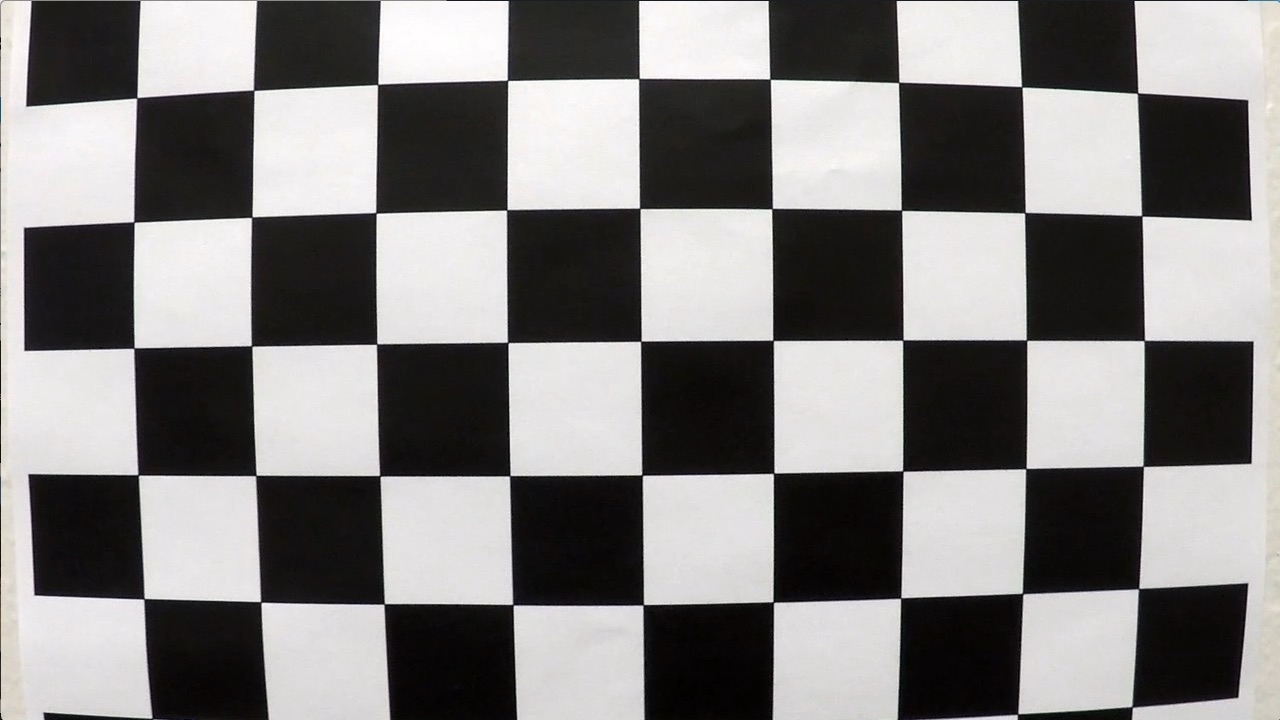
#> input picture img/Udacity/calib/calibration1.jpg, 1280 x 720 px
$ jupyter execute --allow-errors Projekt_Spurerkennung_v2.ipynb   (text cells are left out)
#> lines starting #> are read from the running program, lines starting #| are printed output that depends on the picture; after the words box and inside, x2 and y2 are one past the last pixel; in counts of white or black regions, pixels touching at a corner belong together; pictures that were not available may be replaced by others from this repository, and a replacement may not be noted
[cell 1]
import cv2 as cv
from matplotlib import pyplot as plt
import numpy as np
import os

print('Willkommen beim Projekt "Erkennung von Spurmarkierungen"')

[cell 2]
# einlesen eines Beispielbildes
img1 = cv.cvtColor(cv.imread('./img/Udacity/calib/calibration1.jpg'), cv.COLOR_BGR2RGB)
plt.imshow(img1)
plt.title('Kalibrierungsbild')
plt.show()

[cell 3]
# einlesen eines Beispielbildes
img1 = cv.imread('./img/Udacity/image001.jpg', -1)
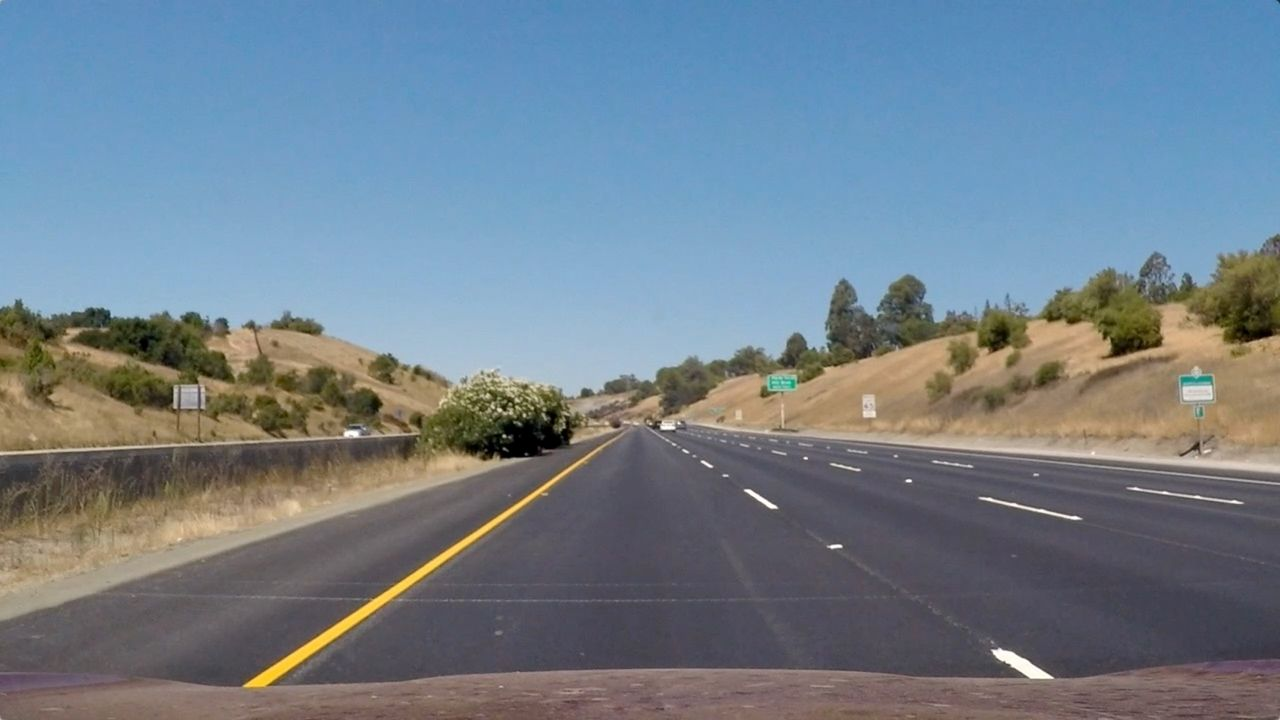
#> input picture img/Udacity/image001.jpg, 1280 x 720 px
#> img1 is the input picture: shape (720, 1280, 3); mean B, G, R 140, 127.8, 113.4
plt.imshow(cv.cvtColor(img1, cv.COLOR_BGR2RGB))
plt.title('Spurmarkierungen')
plt.show()
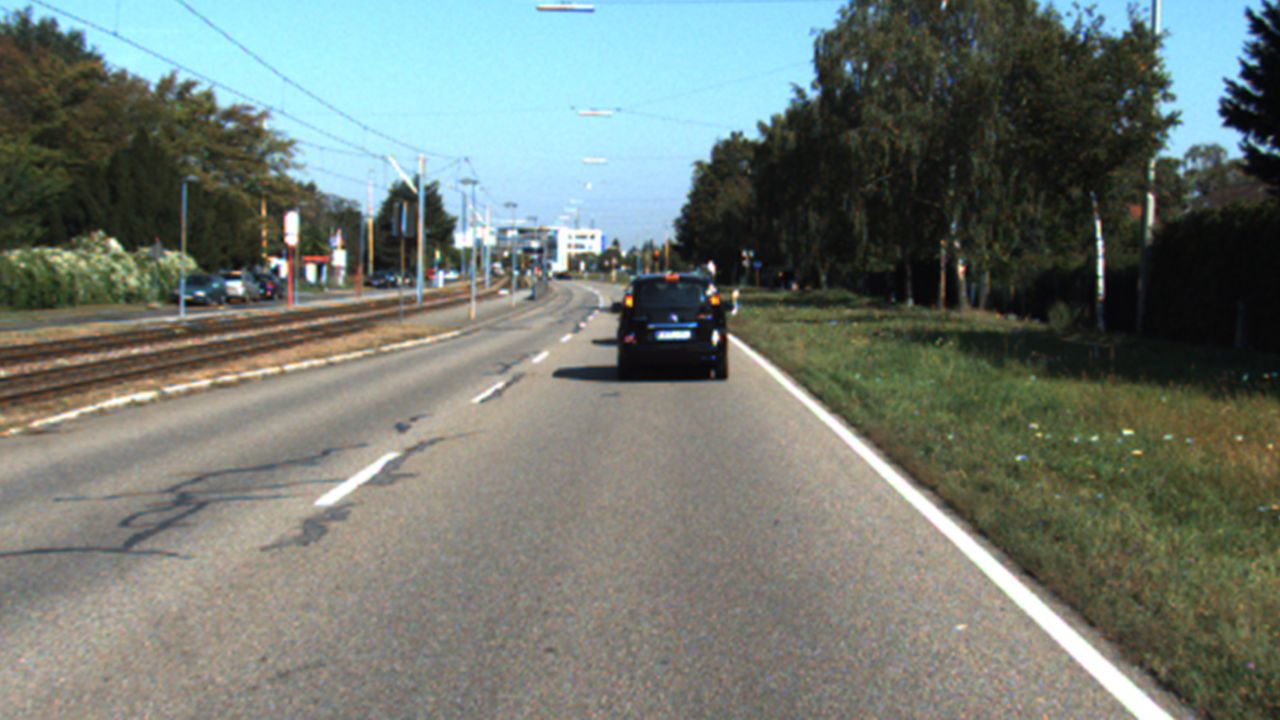
#> input picture img/KITTI/image009.jpg, 1280 x 720 px, given in place of project_video.mp4, which was not available
#> further down, frame is the input picture: shape (720, 1280, 3); mean B, G, R 113.6, 120.7, 112.6

# definieren Sie die für eine Perspektivtransformation notwendigen Quell- und Zielpunkte
#> (the rest of this cell did not finish here and is left out)

[cell 4]
import cv2 as cv
import matplotlib.pyplot as plt
import numpy as np
from time import sleep
from IPython import display

def region_of_interest(img, vertices):
    # Define a blank matrix that matches the image height/width.
    mask = np.zeros_like(img)
    # Retrieve the number of color channels of the image.
    channel_count = img.shape[2]
    # Create a match color with the same color channel counts.
    match_mask_color = (255,) * channel_count

    # Fill inside the polygon
    cv.fillPoly(mask, np.array([vertices],np.int32), match_mask_color)

    # Returning the image only where mask pixels match
    masked_image = cv.bitwise_and(img, mask)
    return masked_image

def process_frame(frame):
    img1_hsv = cv.cvtColor(frame, cv.COLOR_RGB2HSV)
#> img1_hsv: shape (720, 1280, 3); mean H, S, V 76.3, 57.9, 128.3
    #plt.imshow(frame)
    #plt.show()

    height = len(img1_hsv)
#> height = 720
    width = len(img1_hsv[0])
#> width = 1280

    region_of_interest_vertices = [[0, height],[width / 2, height / 2],[width, height],]
#> region_of_interest_vertices = [[0, 720], [640, 360], [1280, 720]]

    img1_hsv = region_of_interest(img1_hsv, region_of_interest_vertices)
#> in region_of_interest, `cv.fillPoly(mask, np.array([vertices],np.int32), match_mask_color)`:
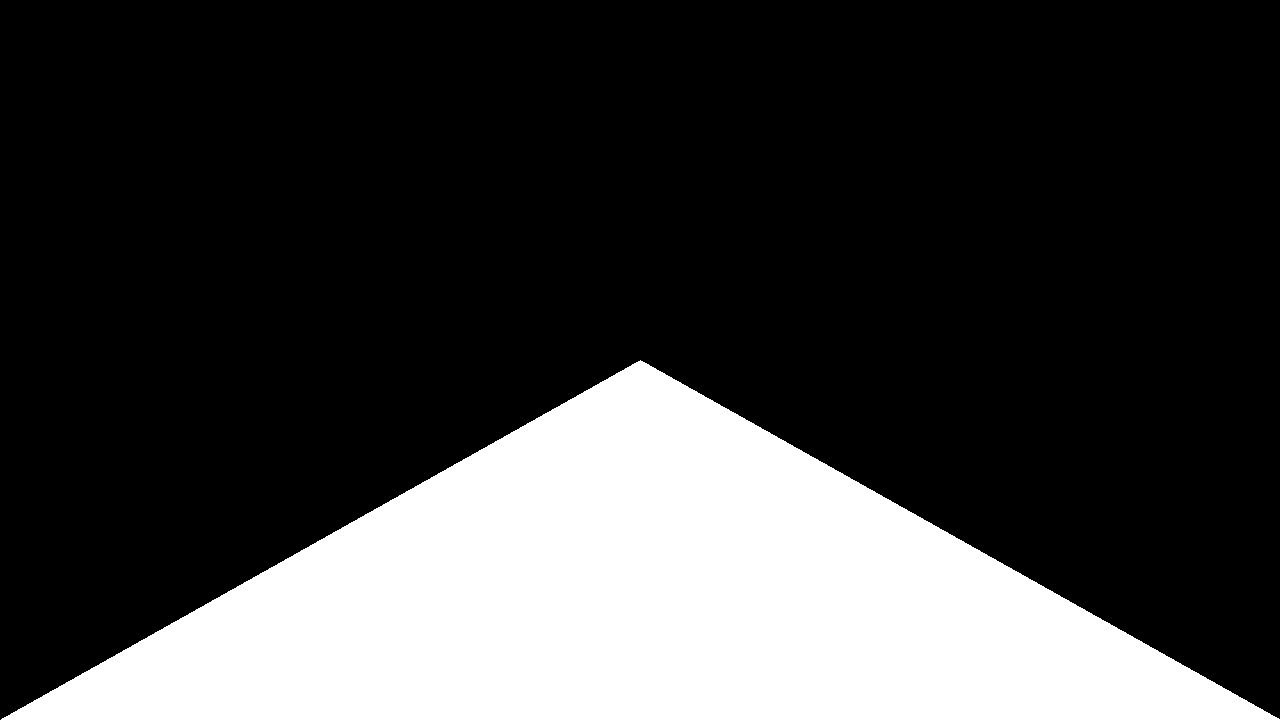
#> mask: shape (720, 1280, 3); 25% white; 1 white region, box (x1, y1, x2, y2) and area: (1, 360, 1280, 720) 230680
#> in region_of_interest, `masked_image = cv.bitwise_and(img, mask)`: masked_image: shape (720, 1280, 3); mean H, S, V 24.8, 7.1, 35.5

    lower_white = np.array([60,0,220], dtype=np.uint8)
    upper_white = np.array([110,10,255], dtype=np.uint8)
    mask = cv.inRange(img1_hsv, lower_white, upper_white)
#> mask: shape (720, 1280); 0.14% white; 35 white regions (21 under 20 px), largest, box (x1, y1, x2, y2) and area: (1089, 666, 1138, 704) 307, (1051, 631, 1085, 646) 157, (987, 566, 1019, 598) 151

    img_sign1 = cv.inRange(img1_hsv, (15, 40, 230), (255, 255, 255))
#> img_sign1: shape (720, 1280); 0% white in thin lines or dots, all inside (x1, y1, x2, y2) = (960, 564, 1130, 710)

    img_sign = img_sign1 + mask
    kernel_small5 = np.array([[0,1,0],[1,1,1],[0,1,0]], 'uint8')
    img_sign = cv.dilate(img_sign, kernel_small5, iterations=5)
#> img_sign: shape (720, 1280); 0.64% white; 2 white regions, box (x1, y1, x2, y2) and area: (940, 526, 1173, 720) 5769, (955, 620, 969, 632) 96

    img_filtered = frame.copy()
    img_filtered[np.where(img_sign==0)] = 0


    return img_filtered


capture = cv.VideoCapture('img/Udacity/project_video.mp4')
frameNr = 0
while(True):
    success, frame = capture.read()
    if(success):
        processed_img = process_frame(frame)
        alpha = 0.1
        beta = (1.0 - alpha)
        dst = cv.addWeighted(frame, alpha, processed_img, beta, 0.0)
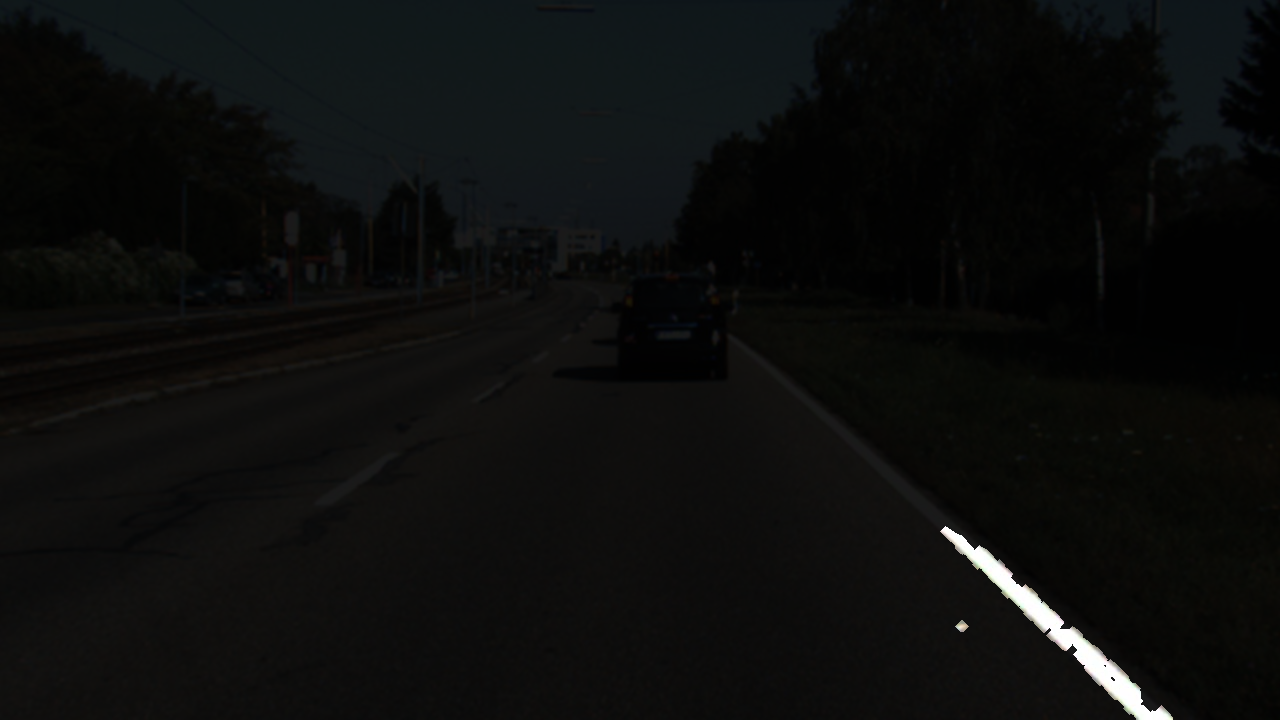
#> dst: shape (720, 1280, 3); mean B, G, R 12.7, 13.4, 12.6
        test = frame + processed_img

        window = cv.imshow("Current Frame",test)
        #display.clear_output(wait=True)
        #plt.show()
        frameNr += 1
        key = cv.waitKey(1)
#> (key q is pressed here)
        if key == ord("q"):
            cv.destroyAllWindows()
            print("Playback interrupted by user.")
            break
        if key == ord('p'):
            cv.waitKey(-1) #wait until any key is pressed
    else:
        print("Playback finished.")
        capture.release()
        break
